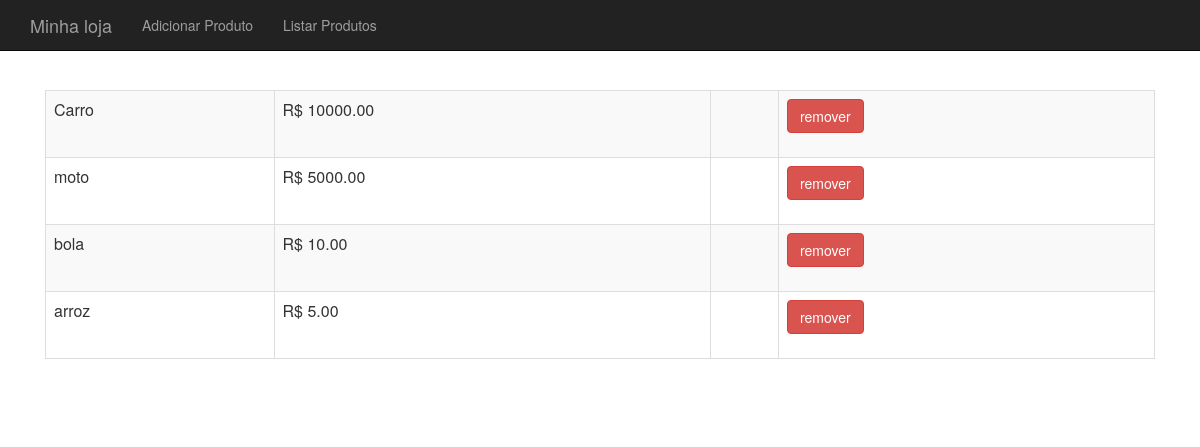
Before: /produto-lista.php with the older database file.
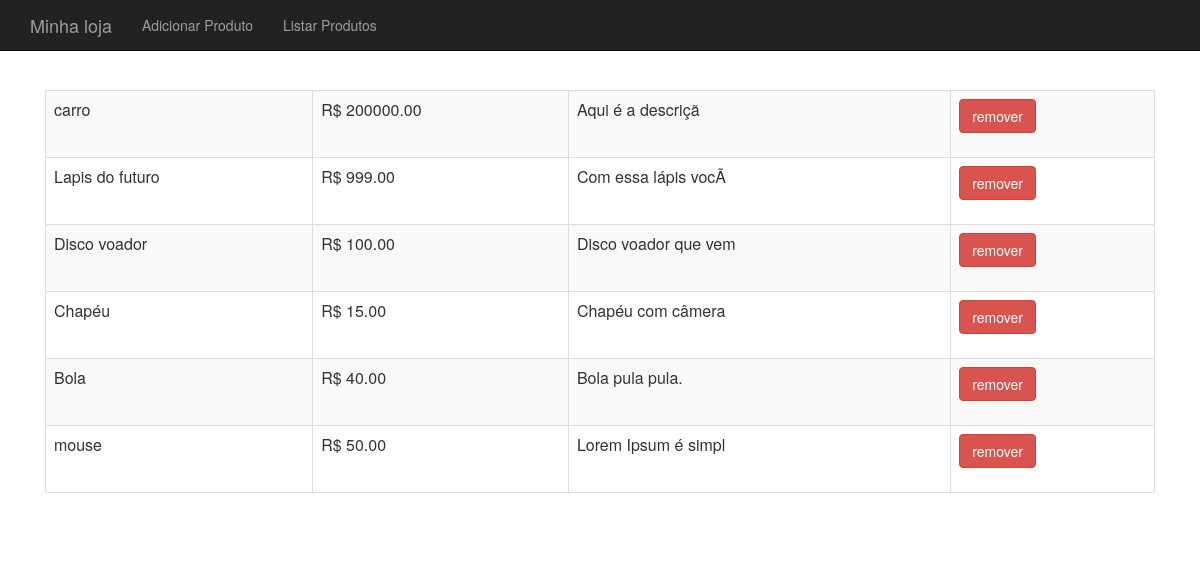
After: the same page with the newer database file.
### tables this page shows
CREATE TABLE `produtos` (
  `id` int(11) NOT NULL,
  `nome` varchar(255) DEFAULT NULL,
  `preco` decimal(10,2) DEFAULT NULL,
  `descricao` text
);

### banco-produto.php (called while the page is built, shortened)
<?php
function listaProdutos($conexao){
	$produtos = array();
	$resultado = mysqli_query($conexao, "select * from produtos");
	while($produto = mysqli_fetch_assoc($resultado)){
		array_push($produtos, $produto);
	}
	return $produtos;
}
?>

### produto-lista.php (the view, shortened to what this page needs)
<?php include("cabecalho.php");?>
<?php include("banco-produto.php");?>
<?php
include("conecta.php");?>
<?php
$produtos = listaProdutos($conexao);
?>
<table class="table table-striped table-bordered">
<?php
foreach($produtos as $produto):
?>
<tr>
<td><?php echo $produto['nome'];?></td>
<td><?php echo "R$ ".$produto['preco'];?></td>
<td><?php echo substr($produto['descricao'], 0, 20);?></td>
<td>
	<form action="remove-produto.php" method="post">
		<button class="btn btn-danger">remover</button>
	</form>
</td>
</tr>
<?php
endforeach
?>
</table>
<?php include("rodape.php");?>

### cabecalho.php (shortened to what this page needs)
<html>
<head>
	<link href="css/bootstrap.css" rel="stylesheet" type="text/css">
	<link href="css/loja.css" rel="stylesheet" type="text/css">
</head>
<body>
	<div class="navbar navbar-inverse navbar-fixed-top">
		<div class="container">
			<div class="navbar-header">
			<a class="navbar-brand" href="index.php">Minha loja</a>
		</div>
		<div>
			<ul class="nav navbar-nav">
				<li><a href="produto-formulario.php">Adicionar Produto</a></li>
				<li><a href="produto-lista.php">Listar Produtos</a></li>
			</ul>
		</div>
		</div>
	</div>
	<div class="container">
		<div class="principal">

### rodape.php
</div>
</div>
</html>

### css/loja.css (style rules this page uses)
body { padding-top:50px; }
.principal { padding: 40px 15px; text-align: center; }

Changed rows visible on the page:
removed produtos: nome "Carro", preco "10000.00"
removed produtos: nome "moto", preco "5000.00"
removed produtos: nome "bola", preco "10.00"
removed produtos: nome "arroz", preco "5.00"
added produtos: nome "carro", preco "200000.00", descricao "Aqui é a descriçã"
added produtos: nome "Lapis do futuro", preco "999.00", descricao "Com essa lápis vocÃ"
added produtos: nome "Disco voador", preco "100.00", descricao "Disco voador que vem"
added produtos: nome "Chapéu", preco "15.00", descricao "Chapéu com câmera"
added produtos: nome "Bola", preco "40.00", descricao "Bola pula pula."
added produtos: nome "mouse", preco "50.00", descricao "Lorem Ipsum é simpl"
